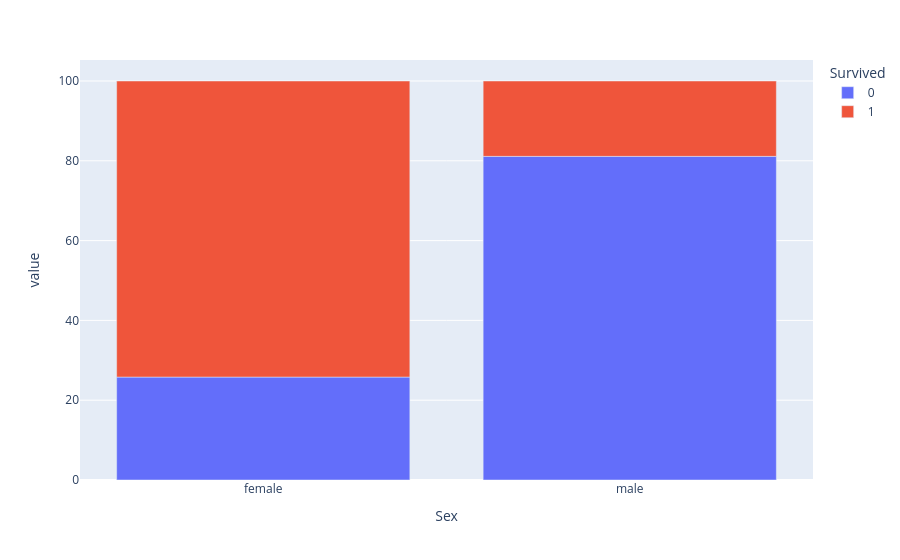

The cell this chart's notebook holds for it:
### Code cell
fig = px.bar(taux)
fig.show()

### Figure 1 — Plotly figure (JSON) as saved in the notebook; plotly's stock layout.template omitted (floating-point values rounded to 4 significant figures)
{"data": [{"hovertemplate": "Survived=0<br>Sex=%{x}<br>value=%{y}<extra></extra>", "legendgroup": "0", "marker": {"color": "#636efa", "pattern": {"shape": ""}}, "name": "0", "orientation": "v", "showlegend": true, "textposition": "auto", "type": "bar", "x": ["female", "male"], "xaxis": "x", "y": [25.8, 81.11], "yaxis": "y"}, {"hovertemplate": "Survived=1<br>Sex=%{x}<br>value=%{y}<extra></extra>", "legendgroup": "1", "marker": {"color": "#EF553B", "pattern": {"shape": ""}}, "name": "1", "orientation": "v", "showlegend": true, "textposition": "auto", "type": "bar", "x": ["female", "male"], "xaxis": "x", "y": [74.2, 18.89], "yaxis": "y"}], "layout": {"barmode": "relative", "legend": {"title": {"text": "Survived"}, "tracegroupgap": 0}, "margin": {"t": 60}, "xaxis": {"anchor": "y", "domain": [0, 1], "title": {"text": "Sex"}}, "yaxis": {"anchor": "x", "domain": [0, 1], "title": {"text": "value"}}}}
